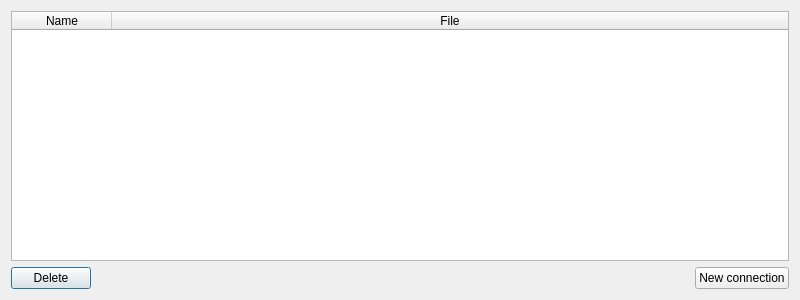
<?xml version="1.0" encoding="UTF-8"?>
<ui version="4.0">
 <class>Manager</class>
 <widget class="QDialog" name="Manager">
  <property name="geometry">
   <rect>
    <x>0</x>
    <y>0</y>
    <width>800</width>
    <height>300</height>
   </rect>
  </property>
  <property name="windowTitle">
   <string>Connections</string>
  </property>
  <layout class="QVBoxLayout" name="verticalLayout">
   <item>
    <widget class="QTableWidget" name="table">
     <property name="selectionMode">
      <enum>QAbstractItemView::SingleSelection</enum>
     </property>
     <property name="selectionBehavior">
      <enum>QAbstractItemView::SelectRows</enum>
     </property>
     <attribute name="horizontalHeaderStretchLastSection">
      <bool>true</bool>
     </attribute>
     <column>
      <property name="text">
       <string>Name</string>
      </property>
     </column>
     <column>
      <property name="text">
       <string>File</string>
      </property>
     </column>
    </widget>
   </item>
   <item>
    <layout class="QHBoxLayout" name="horizontalLayout">
     <item>
      <widget class="QPushButton" name="btn_delete">
       <property name="text">
        <string>Delete</string>
       </property>
      </widget>
     </item>
     <item>
      <spacer name="horizontalSpacer">
       <property name="orientation">
        <enum>Qt::Horizontal</enum>
       </property>
       <property name="sizeHint" stdset="0">
        <size>
         <width>40</width>
         <height>20</height>
        </size>
       </property>
      </spacer>
     </item>
     <item>
      <widget class="QPushButton" name="btn_new">
       <property name="text">
        <string>New connection</string>
       </property>
      </widget>
     </item>
    </layout>
   </item>
  </layout>
 </widget>
 <resources/>
 <connections/>
</ui>
